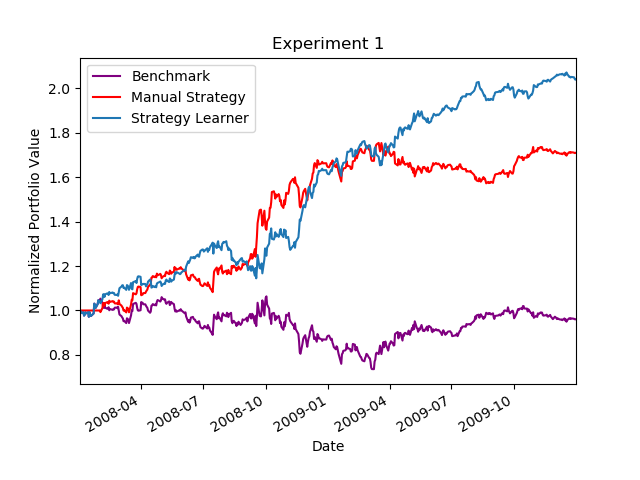

The Python source for this figure:
import datetime as dt
import numpy as np
import pandas as pd
import copy
import util as ut  	
#import marketsimcode as ms
import matplotlib.pyplot as plt
import StrategyLearner as sl
import ManualStrategy as ms
from marketsimcode import compute_portvals, get_portfolio_stats

def author():
    return 'axiao31'

def experiment1():
    sd = dt.datetime(2008, 1, 1)
    ed = dt.datetime(2009, 12, 31)
    dates = pd.date_range(sd, ed)
    symbols = 'JPM'
    prices= ut.get_data([symbols], dates)
    prices = prices.fillna(method='ffill')
    prices = prices.fillna(method='bfill')

    #benchmark 
    bm = pd.DataFrame(index=prices.index)
    bm[symbols] = 0
    #print(bm)
    #bm = pd.DataFrame(columns=['Order', "Shares"])
    bm.loc[bm.index.min(), symbols] = 1000
    bm.loc[bm.index.max(), symbols] = -1000
    portval = compute_portvals(bm, sd, ed, start_val=100000, commission=9.95, impact=0.005)
    bm_portval = portval / portval.iloc[0] 

    cr, addr, sddr, sr = get_portfolio_stats(portval)
    print("Benchmark:")
    print("Cumulative Return: ", str(cr))
    print("Average Daily Return: ", str(addr))
    print("Standard Deviation of Daily Return: ", str(sddr))
    print("Sharpe Ratio: ", str(sr))
    print("")

    #manual strategy
    manual = ms.ManualStrategy().testPolicy(symbols, sd, ed, sv=100000)
    portval = compute_portvals(manual, sd, ed, start_val=100000, commission=0, impact=0)
    ms_portval = portval / portval.iloc[0]
    
    cr, addr, sddr, sr = get_portfolio_stats(portval)
    print("Manual Strategy:")
    print("Cumulative Return: ", str(cr))
    print("Average Daily Return: ", str(addr))
    print("Standard Deviation of Daily Return: ", str(sddr))
    print("Sharpe Ratio: ", str(sr))
    print("")

    #strategy learner
    learner = sl.StrategyLearner(verbose=False, impact=0)
    learner.add_evidence(symbols, sd, ed, sv=100000)
    sl_trades = learner.testPolicy(symbols, sd, ed, sv=100000)
    sl_trades = pd.DataFrame(sl_trades, columns=[symbols])
    portval = compute_portvals(sl_trades, sd, ed, start_val=100000, commission=9.95, impact=0.005)
    sl_portval = portval/portval.iloc[0]

    cr, addr, sddr, sr = get_portfolio_stats(portval)
    print("Strategy Learner:")
    print("Cumulative Return: ", str(cr))
    print("Average Daily Return: ", str(addr))
    print("Standard Deviation of Daily Return: ", str(sddr))
    print("Sharpe Ratio: ", str(sr))
    print("")

    #plot
    fig, ax = plt.subplots()
    ax = bm_portval.plot( label="Benchmark", color = "purple")
    ms_portval.plot(ax=ax, label="Manual Strategy", color = "red")
    sl_portval.plot(ax=ax, label="Strategy Learner")
    plt.legend(loc='best')
    plt.xlabel("Date")
    plt.ylabel("Normalized Portfolio Value")
    plt.title("Experiment 1")
    plt.savefig("images/experiment1.png")





